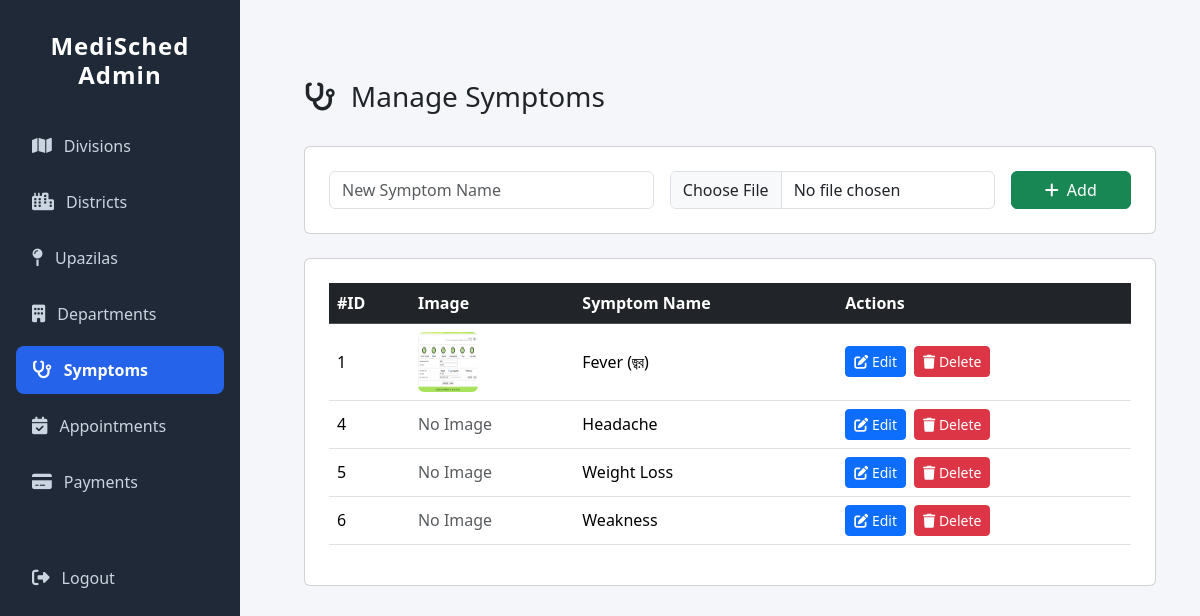
Before: /adminapp/symptoms/ with the older database file.
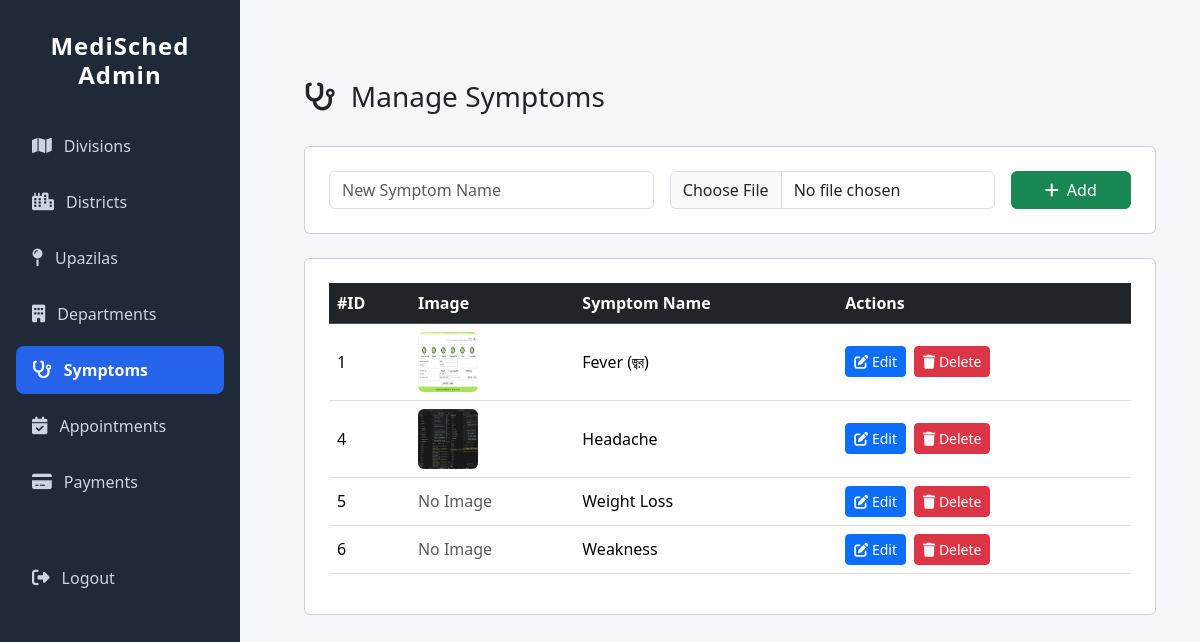
After: the same page with the newer database file.
### adminapp/models.py (models this page shows, shortened)
class Symptom(models.Model):
    symptom_name = models.CharField(max_length=100, unique=True)
    symptom_image = models.ImageField(upload_to='symptoms/', blank=True, null=True)

### adminapp/views.py (the view)
# urls.py: path('symptoms/', views.symptom_list, name='symptom_list'),
def symptom_list(request):
    symptoms = Symptom.objects.all()
    return render(request, 'adminapp/symptom_list.html', {'symptoms': symptoms})

### adminapp/templates/adminapp/symptom_list.html (shortened to what this page needs)
{% extends 'adminapp/base_admin.html' %}
{% load static %}
{% block content %}
<div class="container mt-5">
  <div class="d-flex justify-content-between align-items-center mb-4">
    <h3><i class="fa-solid fa-stethoscope me-2"></i> Manage Symptoms</h3>
  </div>
  <div class="card p-4 mb-4">
    <form method="POST" action="{% url 'add_symptom' %}" class="row g-3" enctype="multipart/form-data">
      <div class="col-md-5">
        <input type="text" name="symptom_name" class="form-control" placeholder="New Symptom Name" required>
      </div>
      <div class="col-md-5">
        <input type="file" name="symptom_image" class="form-control" accept="image/*">
      </div>
      <div class="col-md-2 d-grid">
        <button class="btn btn-success"><i class="fa-solid fa-plus me-2"></i>Add</button>
      </div>
    </form>
  </div>
  <div class="card p-4">
    <div class="table-responsive">
      <table class="table table-hover align-middle">
        <thead class="table-dark">
          <tr>
            <th>#ID</th>
            <th>Image</th>
            <th>Symptom Name</th>
            <th>Actions</th>
          </tr>
        </thead>
        <tbody>
          {% for sym in symptoms %}
          <tr>
            <td>{{ sym.id }}</td>
            <td>
              {% if sym.symptom_image %}
              {% if sym.symptom_image %}
    <img src="{{ sym.symptom_image.url }}" alt="{{ sym.symptom_name }}" width="60" height="60" class="rounded">
{% else %}
    <img src="{% static 'img/no-image.png' %}" alt="No image" width="60" height="60" class="rounded">
{% endif %}
              {% else %}
                <span class="text-muted">No Image</span>
              {% endif %}
            </td>
            <td>{{ sym.symptom_name }}</td>
            <td>
              <div class="d-flex gap-2">
                <a href="{% url 'edit_symptom' sym.id %}" class="btn btn-primary btn-sm">
                  <i class="fa-solid fa-pen-to-square"></i> Edit
                </a>
                <a href="{% url 'delete_symptom' sym.id %}" class="btn btn-danger btn-sm">
                  <i class="fa-solid fa-trash"></i> Delete
                </a>
              </div>
            </td>
          </tr>
          {% empty %}
          <tr>
            <td colspan="4" class="text-center text-muted">No symptoms found. Add a new symptom above.</td>
          </tr>
          {% endfor %}
        </tbody>
      </table>
    </div>
  </div>
</div>
{% endblock %}

Changed rows visible on the page:
changed Symptom "Headache": symptom_image: picture added; no longer shows "No Image"
